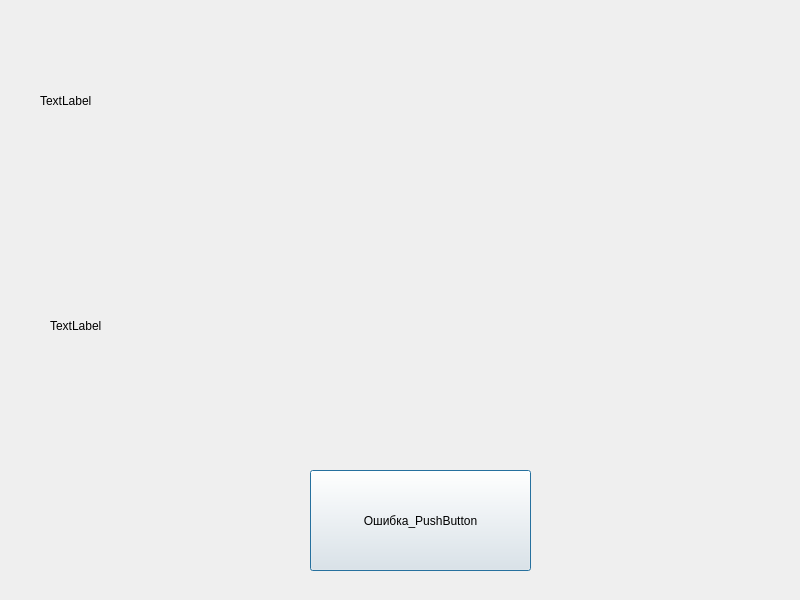
<?xml version="1.0" encoding="UTF-8"?>
<ui version="4.0">
 <class>Dialog</class>
 <widget class="QDialog" name="Dialog">
  <property name="geometry">
   <rect>
    <x>0</x>
    <y>0</y>
    <width>800</width>
    <height>600</height>
   </rect>
  </property>
  <property name="windowTitle">
   <string>Dialog</string>
  </property>
  <widget class="QPushButton" name="pushButton">
   <property name="geometry">
    <rect>
     <x>310</x>
     <y>470</y>
     <width>221</width>
     <height>101</height>
    </rect>
   </property>
   <property name="text">
    <string>Ошибка_PushButton</string>
   </property>
  </widget>
  <widget class="QLabel" name="label">
   <property name="geometry">
    <rect>
     <x>40</x>
     <y>30</y>
     <width>731</width>
     <height>141</height>
    </rect>
   </property>
   <property name="text">
    <string>TextLabel</string>
   </property>
  </widget>
  <widget class="QLabel" name="label_2">
   <property name="geometry">
    <rect>
     <x>50</x>
     <y>260</y>
     <width>711</width>
     <height>131</height>
    </rect>
   </property>
   <property name="text">
    <string>TextLabel</string>
   </property>
  </widget>
 </widget>
 <resources/>
 <connections/>
</ui>
